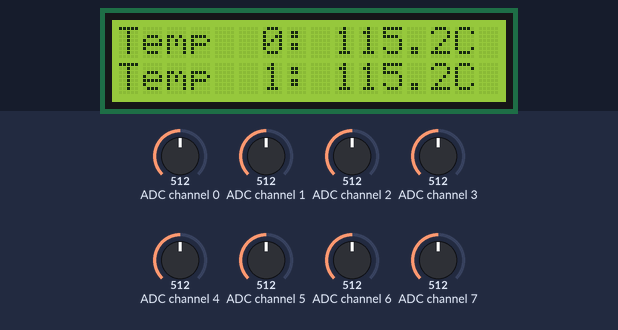
A program run on a simulated Raspberry Pi (BCM pin numbers). On the bench: 16×2 character LCD. Inputs (shaded band) come from the test bench; at power-on: ADC channel 0 = 512, ADC channel 6 = 512, ADC channel 7 = 512, ADC channel 1 = 512, ADC channel 2 = 512, ADC channel 3 = 512, ADC channel 4 = 512, ADC channel 5 = 512 (analog values on the 0–1023 scale). What the program prints to the terminal is not drawn.

Above: at 5.3 s.
5.4 s: ADC channel 0 set to 306
At 8.28 s:
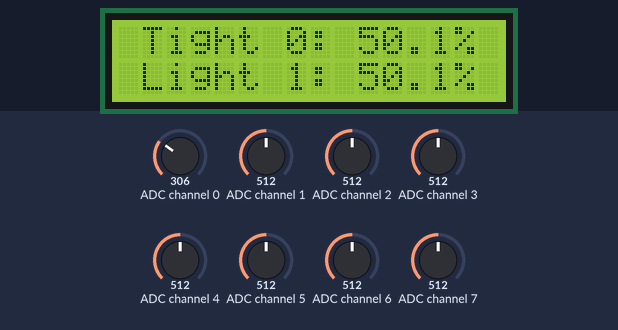
8.4 s: ADC channel 6 set to 716
At 11.1 s:
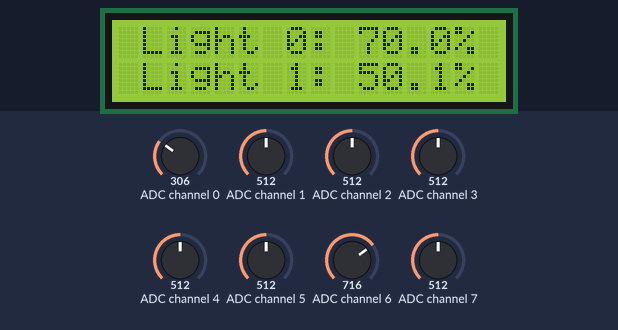
11.4 s: ADC channel 7 set to 716
At 13.9 s:
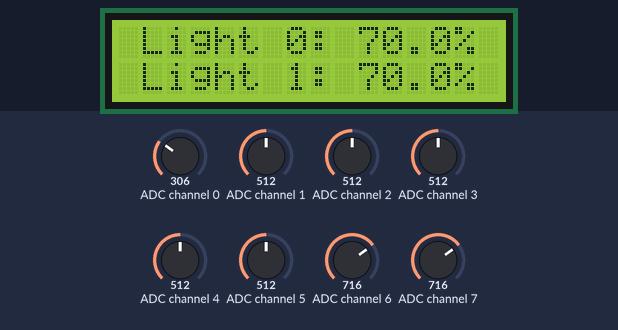
14.4 s: ADC channel 6 set to 992
At 17.3 s:
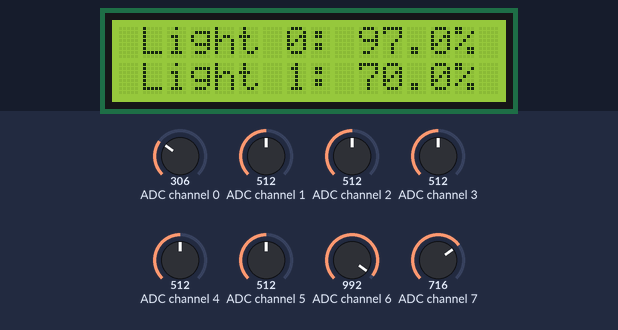
17.4 s: ADC channel 6 set to 306
20.4 s: ADC channel 0 set to 30
At 22.13 s:
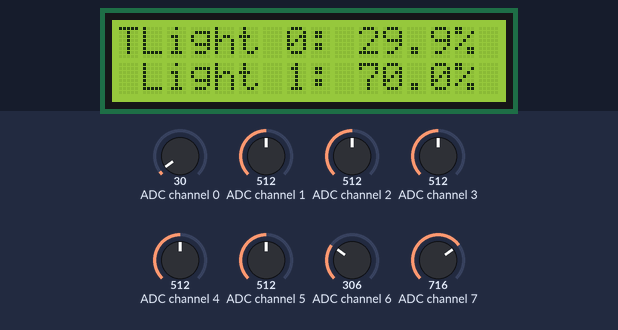
Timing chart, 0 to 23.6 s (numbered marks = the images above; inputs shaded):
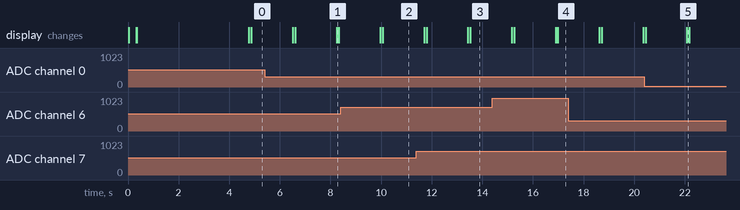

The program:

weather_16x2.py
```python
#!/usr/bin/python3
from time import sleep
from gpiozero import MCP3008
import lcddriver
vref = 3.3
channels = [0,0,0,0,0,0,0,0]
temperatures = [0,0]
light_levels = [0,0]
count = 0

lcd = lcddriver.lcd()    # create object for lcd control
lcd.lcd_clear()          # clear LCD ready for start

def update():
    lcd.lcd_display_string('{:^16}'.format(row_one), 1)
    lcd.lcd_display_string('{:^16}'.format(row_two), 2)

# display a centered intro message
row_one   = '{:^16}'.format("RasPiO Analog Zero")
row_two = '{:^16}'.format("16x2 Weather Kit")
update()
sleep(3)

# Wiring instructions
#
# Wire up 2x TMP36 so the middle pins go to A0 and A1
# Wire up 2x LDR. One leg to 3V3 other leg to one end
# of 10k resistor AND A6 or A7.
# Other end of 10k resistor goes to GND

while True:
    for x in range(8):
        adc = MCP3008(channel=x)
        volts = 0.0
        for y in range(20):
            volts = volts + (vref * adc.value)
        volts = volts / 20.0
        if x < 2:
            temperatures[x] = '{:4.1f}'.format((volts - 0.5) * 100)
        if x > 5:
            light_levels[x-6] = '{:4.1f}'.format(volts / vref * 100)
        volts = '{:.3f}'.format(volts)
        channels[x] = volts

# on-screen output useful for debug when tweaking
# shows the actual voltage at each analog input
        print("channel " + str(x) + ":", volts,"Volts")

# update the character LCD once every cycle then a short delay
# because we have limited characters, we alternate display
        if x == 7:
            if count % 2 == 0:
                row_one = "Temp  0: " + temperatures[0] + "C"
                row_two = "Temp  1: " + temperatures[1] + "C"
            else:
                row_one = "Light 0: " + light_levels[0] + "%"
                row_two = "Light 1: " + light_levels[1] + "%"
            update()
            count += 1
        sleep(0.2)      # you can adjust refresh rate here
```

lcddriver.py
```python
# source https://www.raspberrypi.org/forums/viewtopic.php?p=291313
# tweaked and amended/appended
import i2c_lib
from time import *

# LCD Address
ADDRESS = 0x27

# commands
LCD_CLEARDISPLAY = 0x01
LCD_RETURNHOME = 0x02
LCD_ENTRYMODESET = 0x04
LCD_DISPLAYCONTROL = 0x08
LCD_CURSORSHIFT = 0x10
LCD_FUNCTIONSET = 0x20
LCD_SETCGRAMADDR = 0x40
LCD_SETDDRAMADDR = 0x80

# flags for display entry mode
LCD_ENTRYRIGHT = 0x00
LCD_ENTRYLEFT = 0x02
LCD_ENTRYSHIFTINCREMENT = 0x01
LCD_ENTRYSHIFTDECREMENT = 0x00

# flags for display on/off control
LCD_DISPLAYON = 0x04
LCD_DISPLAYOFF = 0x00
LCD_CURSORON = 0x02
LCD_CURSOROFF = 0x00
LCD_BLINKON = 0x01
LCD_BLINKOFF = 0x00

# flags for display/cursor shift
LCD_DISPLAYMOVE = 0x08
LCD_CURSORMOVE = 0x00
LCD_MOVERIGHT = 0x04
LCD_MOVELEFT = 0x00

# flags for function set
LCD_8BITMODE = 0x10
LCD_4BITMODE = 0x00
LCD_2LINE = 0x08
LCD_1LINE = 0x00
LCD_5x10DOTS = 0x04
LCD_5x8DOTS = 0x00

# flags for backlight control
LCD_BACKLIGHT = 0x08
LCD_NOBACKLIGHT = 0x00

En = 0b00000100 # Enable bit
Rw = 0b00000010 # Read/Write bit
Rs = 0b00000001 # Register select bit

class lcd:
   #initializes objects and lcd
   def __init__(self):
      self.lcd_device = i2c_lib.i2c_device(ADDRESS)

      self.lcd_write(0x03)
      self.lcd_write(0x03)
      self.lcd_write(0x03)
      self.lcd_write(0x02)

      self.lcd_write(LCD_FUNCTIONSET | LCD_2LINE | LCD_5x8DOTS | LCD_4BITMODE)
      self.lcd_write(LCD_DISPLAYCONTROL | LCD_DISPLAYON)
      self.lcd_write(LCD_CLEARDISPLAY)
      self.lcd_write(LCD_ENTRYMODESET | LCD_ENTRYLEFT)
      sleep(0.2)

   # clocks EN to latch command
   def lcd_strobe(self, data):
      self.lcd_device.write_cmd(data | En | LCD_BACKLIGHT)
      sleep(.0005)
      self.lcd_device.write_cmd(((data & ~En) | LCD_BACKLIGHT))
      sleep(.0001)

   def lcd_write_four_bits(self, data):
      self.lcd_device.write_cmd(data | LCD_BACKLIGHT)
      self.lcd_strobe(data)

   # write a command to lcd
   def lcd_write(self, cmd, mode=0):
      self.lcd_write_four_bits(mode | (cmd & 0xF0))
      self.lcd_write_four_bits(mode | ((cmd << 4) & 0xF0))

   # put string function
   def lcd_display_string(self, string, line):
      if line == 1:
         self.lcd_write(0x80)
      if line == 2:
         self.lcd_write(0xC0)
      if line == 3:
         self.lcd_write(0x94)
      if line == 4:
         self.lcd_write(0xD4)

      for char in string:
         self.lcd_write(ord(char), Rs)

   # clear lcd and set to home
   def lcd_clear(self):
      self.lcd_write(LCD_CLEARDISPLAY)
      self.lcd_write(LCD_RETURNHOME)


   def backlight(self, state): # for state, 1 = on, 0 = off
      if state == 1:
         self.lcd_device.write_cmd(LCD_BACKLIGHT)
      elif state == 0:
         self.lcd_device.write_cmd(LCD_NOBACKLIGHT)

   # add custom characters (0 - 7)
   def lcd_load_custom_chars(self, charsdata):
      self.lcd_write(0x40)
      for char in charsdata:
         for line in char:
            self.lcd_write_char(line)

   # write a character to lcd (or character rom) 0x09: backlight | RS=DR<
   def lcd_write_char(self, charvalue, mode=1):
      self.lcd_write_four_bits(mode | (charvalue & 0xF0))
      self.lcd_write_four_bits(mode | ((charvalue << 4) & 0xF0))

   # write a character to a specific position
   def lcd_display_string_pos(self, string, line, pos):
      if line == 1:
         pos_new = pos
      elif line == 2:
         pos_new = 0x40 + pos
      elif line == 3:
         pos_new = 0x14 + pos
      elif line == 4:
         pos_new = 0x54 + pos

      self.lcd_write(0x80 + pos_new)

      for char in string:
         self.lcd_write(ord(char), Rs)
```

i2c_lib.py
```python
import smbus
from time import *

class i2c_device:
   def __init__(self, addr, port=1):
      self.addr = addr
      self.bus = smbus.SMBus(port)

# Write a single command
   def write_cmd(self, cmd):
      self.bus.write_byte(self.addr, cmd)
      sleep(0.0001)

# Write a command and argument
   def write_cmd_arg(self, cmd, data):
      self.bus.write_byte_data(self.addr, cmd, data)
      sleep(0.0001)

# Write a block of data
   def write_block_data(self, cmd, data):
      self.bus.write_block_data(self.addr, cmd, data)
      sleep(0.0001)

# Read a single byte
   def read(self):
      return self.bus.read_byte(self.addr)

# Read
   def read_data(self, cmd):
      return self.bus.read_byte_data(self.addr, cmd)

# Read a block of data
   def read_block_data(self, cmd):
      return self.bus.read_block_data(self.addr, cmd)
```

Measured:
- after the input at 5.4 s, the display: first differs from a run without the input after 2.8 s (image 1)
- after the input at 20.4 s, the display: first differs from a run without the input after 1.7 s (image 5)
